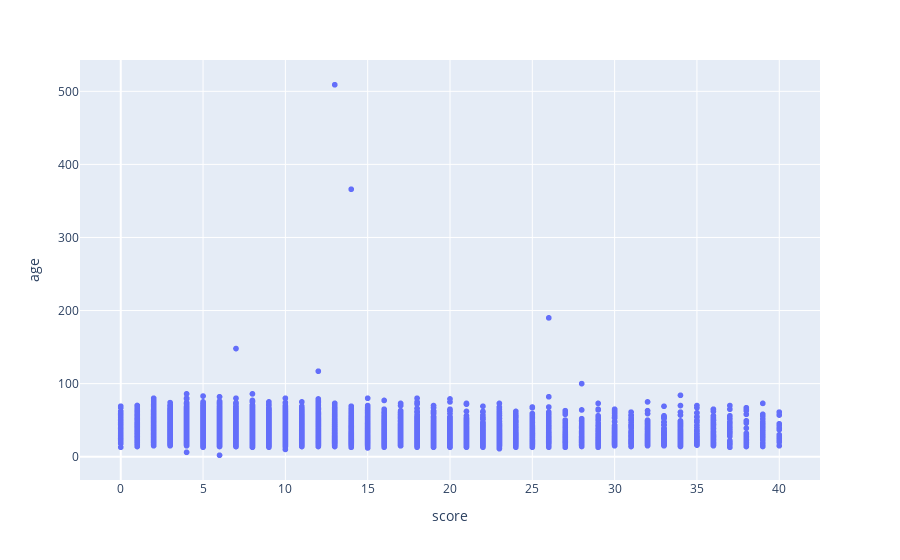

Source (notebook cell):
### Code cell
px.scatter(df, x="score", y="age")

### Figure 1 — Plotly figure (JSON) as saved in the notebook; plotly's stock layout.template omitted (floating-point values rounded to 4 significant figures; data arrays with more than 128 entries replaced by an {"elided": "..."} marker saying what was removed)
{"data": [{"hovertemplate": "score=%{x}<br>age=%{y}<extra></extra>", "legendgroup": "", "marker": {"color": "#636efa", "symbol": "circle"}, "mode": "markers", "name": "", "showlegend": false, "type": "scattergl", "x": {"elided": "10418 int values"}, "xaxis": "x", "y": {"elided": "10418 int values"}, "yaxis": "y"}], "layout": {"legend": {"tracegroupgap": 0}, "margin": {"t": 60}, "xaxis": {"anchor": "y", "domain": [0, 1], "title": {"text": "score"}}, "yaxis": {"anchor": "x", "domain": [0, 1], "title": {"text": "age"}}}}
